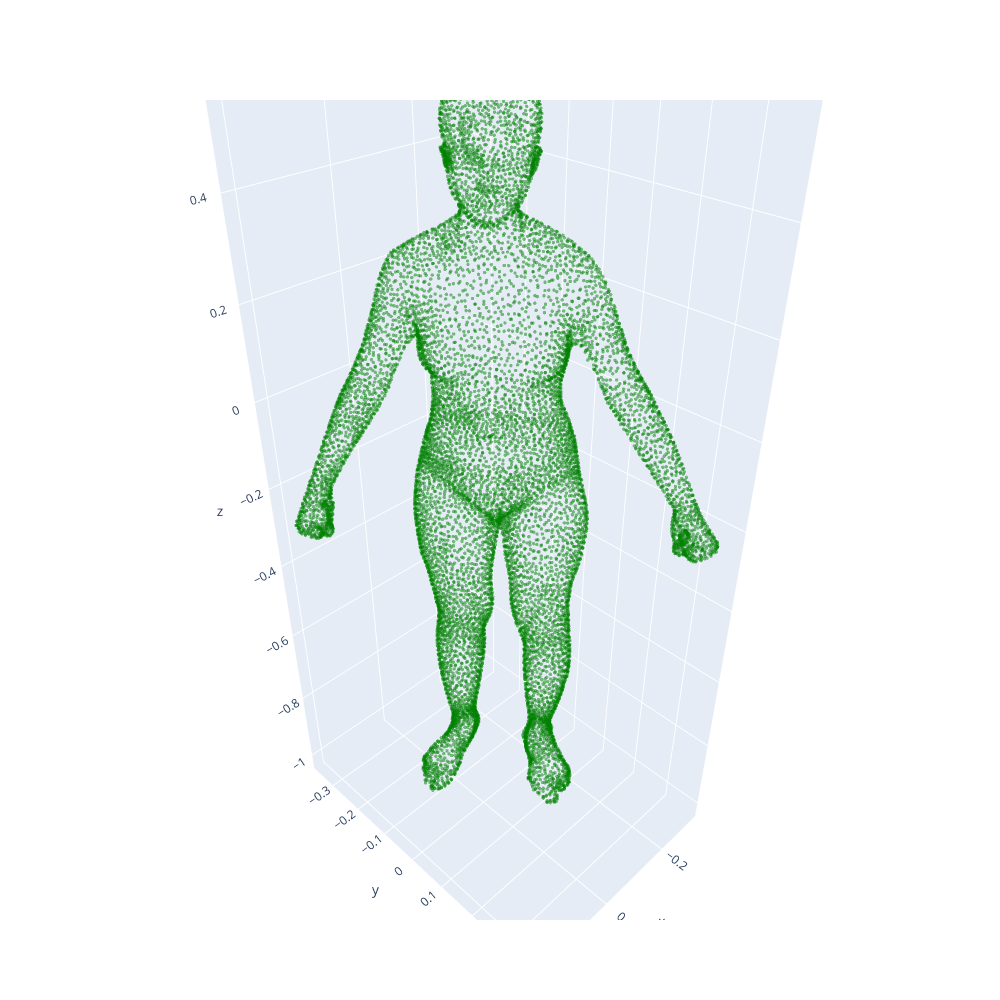
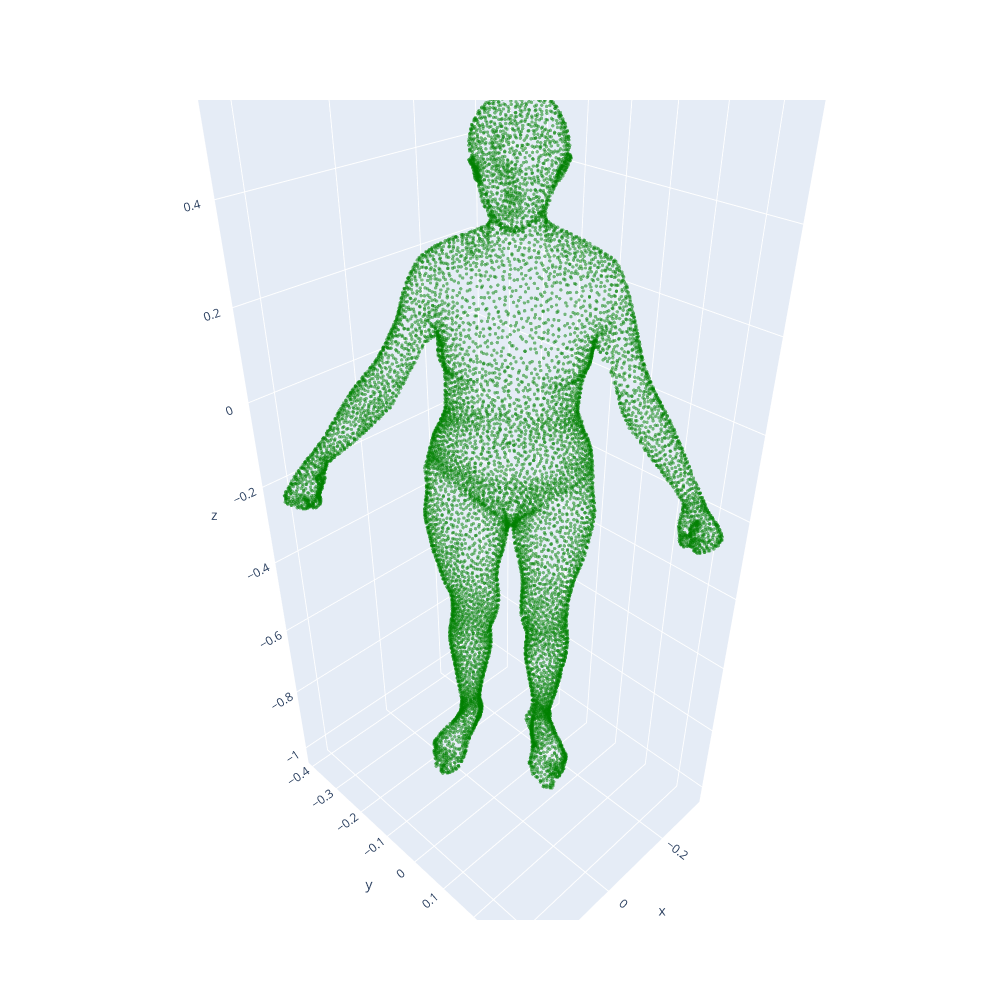

Notebook source saved alongside these figures, in order:
### Markdown cell above
- On affiche les scans 3D des plus proches

### Code cell
plot_scan_3D_interactive(min_key[0])
plot_scan_3D_interactive(min_key[1])

### Figure 1 — Plotly figure (JSON) as saved in the notebook; plotly's stock layout.template omitted (floating-point values rounded to 4 significant figures; data arrays with more than 128 entries replaced by an {"elided": "..."} marker saying what was removed)
{"data": [{"marker": {"color": "green", "opacity": 0.5, "size": 2}, "mode": "markers", "type": "scatter3d", "x": {"elided": "12500 float values"}, "y": {"elided": "12500 float values"}, "z": {"elided": "12500 float values"}}], "layout": {"height": 1000, "title": {}, "width": 1000}}

### Figure 2 — Plotly figure (JSON) as saved in the notebook; plotly's stock layout.template omitted (floating-point values rounded to 4 significant figures; data arrays with more than 128 entries replaced by an {"elided": "..."} marker saying what was removed)
{"data": [{"marker": {"color": "green", "opacity": 0.5, "size": 2}, "mode": "markers", "type": "scatter3d", "x": {"elided": "12500 float values"}, "y": {"elided": "12500 float values"}, "z": {"elided": "12500 float values"}}], "layout": {"height": 1000, "title": {}, "width": 1000}}
